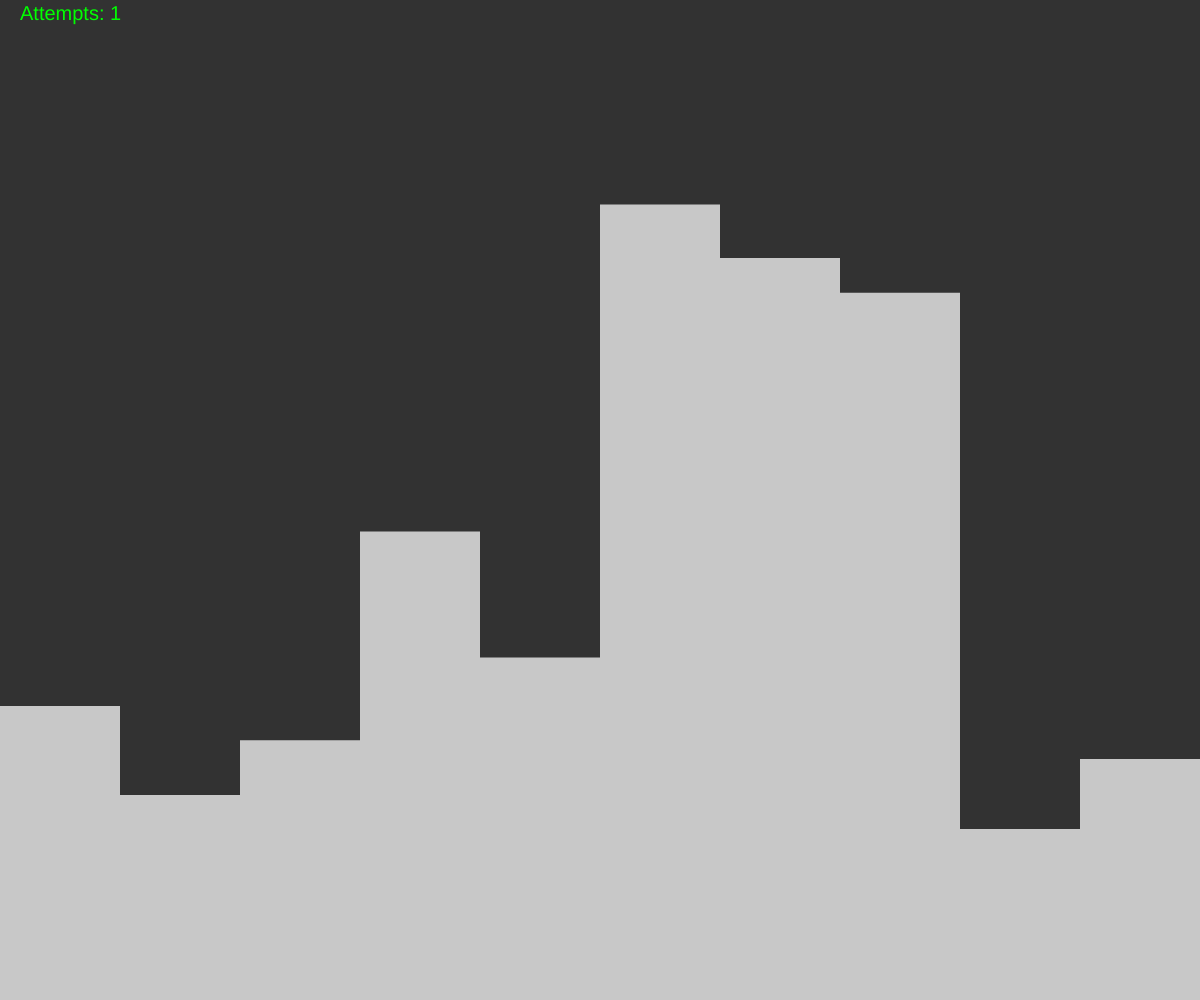
Frame 1 (no input)
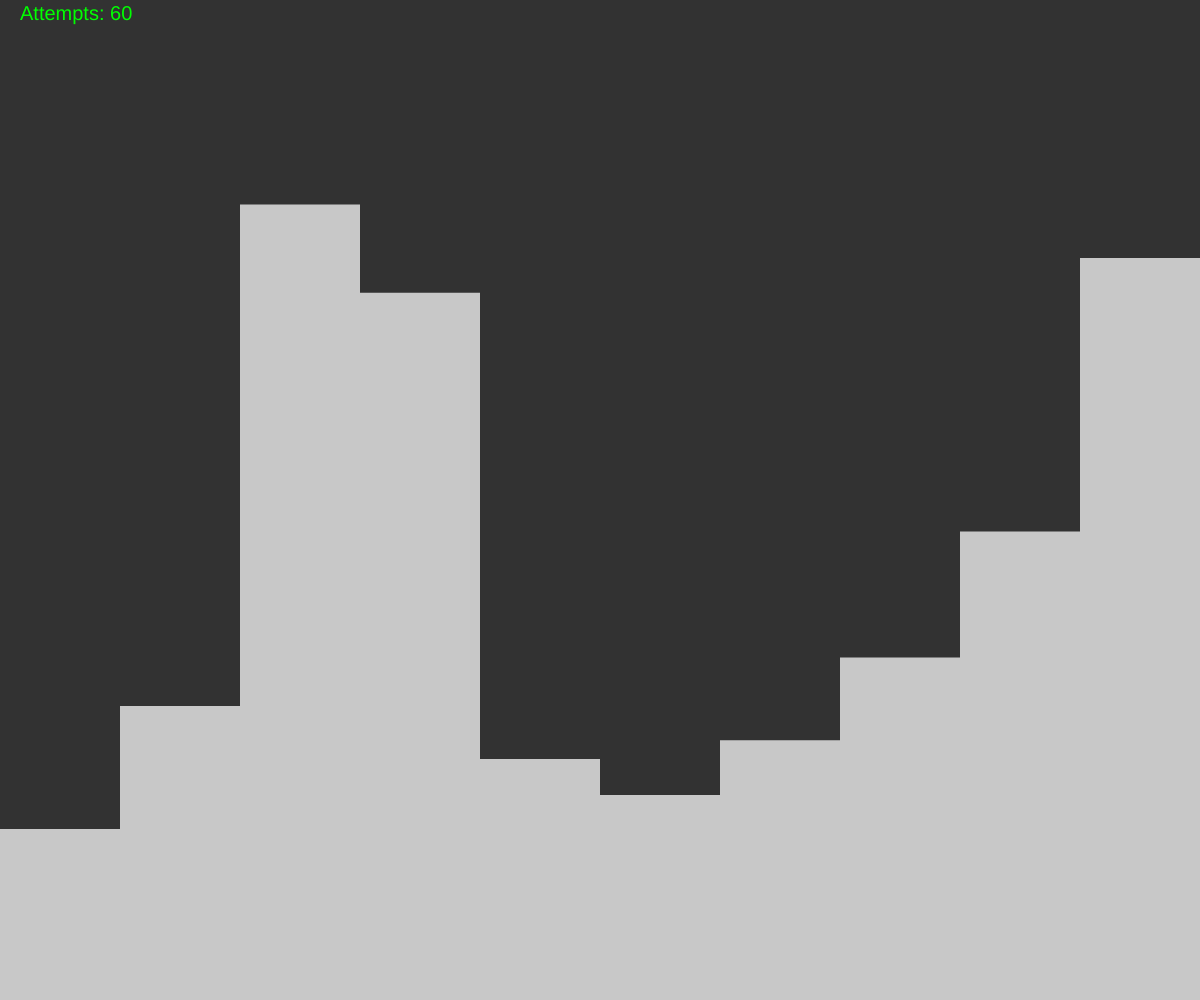
Frame 60 (no input)
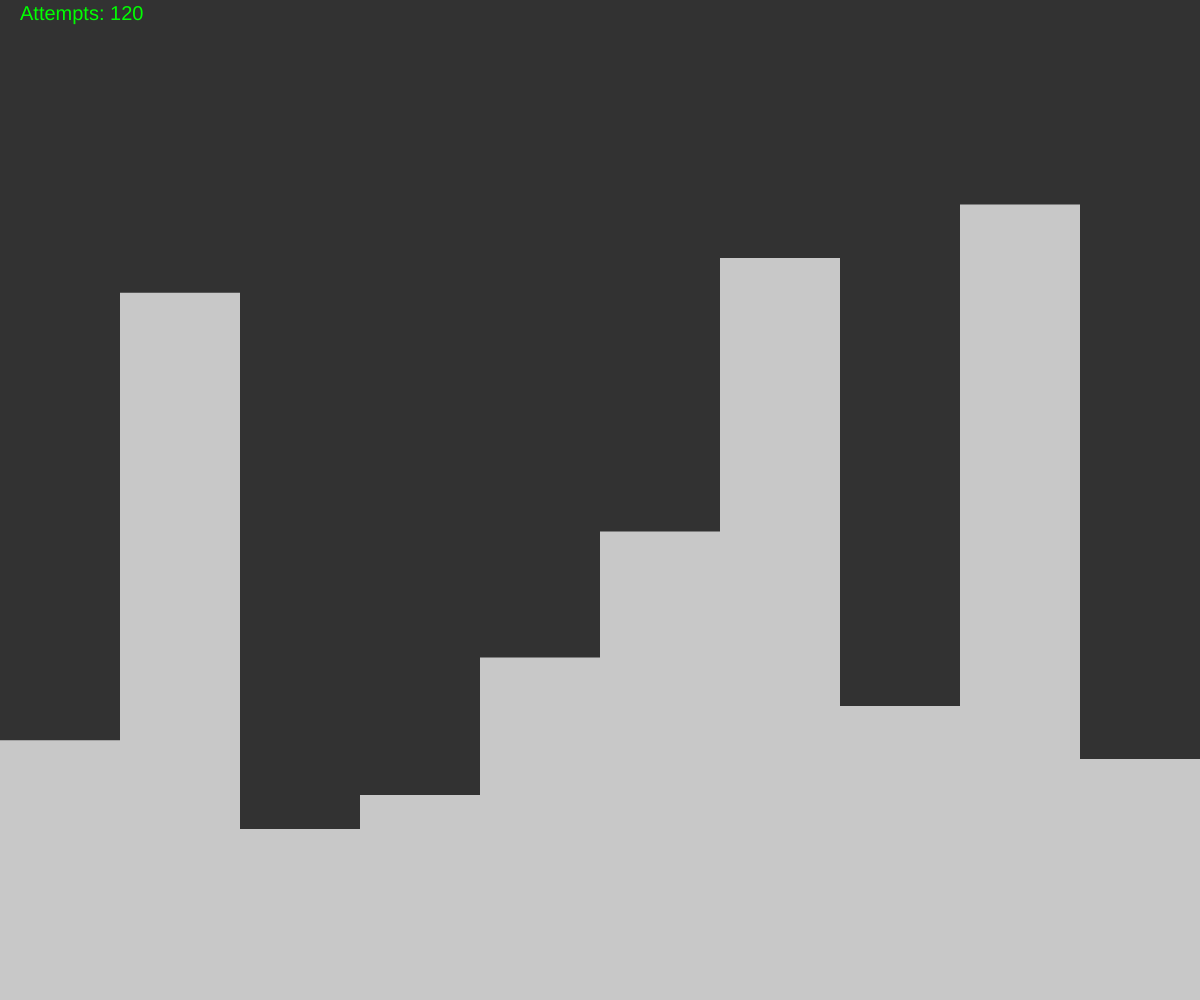
Frame 120 (the mouse pressed at the canvas centre since frame 60)

The p5.js sketch that drew these frames (run headless with seeded random() and noise() and a simulated clock; from frame 60 on, the mouse is pressed at the canvas centre):

// p5.js sketch
// ── sketch.js
let values = new Array(10);
let maxBarLength;
let barWidth;

function setup() {
  createCanvas(windowWidth, windowHeight);
  maxBarLength = height - 10;
  barWidth = width / values.length;
  for(let i = 0; i < values.length; i++) {
    values[i] = random(maxBarLength);
  }
}

let attempts = 0;
let isSortedBool = false;

function draw() {
  background(50);
  noStroke();
  frameRate(60);

  values = shuffle(values);
  attempts++;
  if(isSorted()) {
    console.log("finished");
    isSortedBool = true;
    noLoop();
  }
  displayBars();
}

function displayBars() {
  if(!isSortedBool)
    fill(200);
  else
    fill(255, 0, 0);
  for(let k = 0; k < values.length; k++) {
    rect(k * barWidth, height - values[k], barWidth, values[k]);
  }
  fill(0, 255, 0);
  textSize(20);
  text("Attempts: " + attempts, 20, 20);
}

//Reference: https://stackoverflow.com/questions/6274339/how-can-i-shuffle-an-array
function shuffle(arr) {
  for (let i = arr.length - 1; i > 0; i--) {
      const j = Math.floor(Math.random() * (i + 1));
      [arr[i], arr[j]] = [arr[j], arr[i]];
  }
  return arr;
}

function isSorted() {
  for(let i = 1; i < values.length; i++){
    if (values[i-1] > values[i]) {
        return false;
    }
  }
  return true;
}
